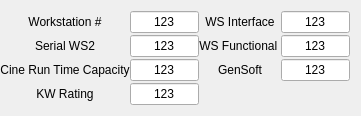
   <widget class="QWidget" name="gridLayoutWidget_4">
    <property name="geometry">
     <rect>
      <x>0</x>
      <y>280</y>
      <width>361</width>
      <height>100</height>
     </rect>
    </property>
    <layout class="QGridLayout" name="gridLayout_4" columnstretch="2,2,2,2">
     <property name="horizontalSpacing">
      <number>0</number>
     </property>
     <property name="verticalSpacing">
      <number>2</number>
     </property>
     <property name="leftMargin">
      <number>0</number>
     </property>
     <item row="1" column="2">
      <widget class="caLabel" name="calabel_42">
       <property name="text">
        <string>WS Functional </string>
       </property>
       <property name="alignment">
        <set>Qt::AlignCenter</set>
       </property>
       <property name="foreground">
        <color>
         <red>180</red>
         <green>180</green>
         <blue>180</blue>
        </color>
       </property>
       <property name="background">
        <color alpha="0">
         <red>160</red>
         <green>160</green>
         <blue>164</blue>
        </color>
       </property>
      </widget>
     </item>
     <item row="1" column="0">
      <widget class="caLabel" name="calabel_38">
       <property name="text">
        <string>Serial WS2</string>
       </property>
       <property name="alignment">
        <set>Qt::AlignCenter</set>
       </property>
       <property name="foreground">
        <color>
         <red>180</red>
         <green>180</green>
         <blue>180</blue>
        </color>
       </property>
       <property name="background">
        <color alpha="0">
         <red>160</red>
         <green>160</green>
         <blue>164</blue>
        </color>
       </property>
      </widget>
     </item>
     <item row="0" column="1">
      <widget class="caLineEdit" name="caLineEdit_15">
       <property name="text">
        <string>123</string>
       </property>
       <property name="alignment">
        <set>Qt::AlignAbsolute|Qt::AlignCenter|Qt::AlignHCenter|Qt::AlignVCenter</set>
       </property>
       <property name="channel" stdset="0">
        <string notr="true">$(P):GetWS</string>
       </property>
       <property name="foreground">
        <color>
         <red>195</red>
         <green>195</green>
         <blue>195</blue>
        </color>
       </property>
       <property name="background">
        <color>
         <red>58</red>
         <green>58</green>
         <blue>58</blue>
        </color>
       </property>
       <property name="colorMode">
        <enum>caLineEdit::Static</enum>
       </property>
       <property name="precision">
        <number>0</number>
       </property>
       <property name="fontScaleMode">
        <enum>caLineEdit::Height</enum>
       </property>
       <property name="formatType">
        <enum>caLineEdit::decimal</enum>
       </property>
      </widget>
     </item>
     <item row="2" column="1">
      <widget class="caLineEdit" name="caLineEdit_16">
       <property name="text">
        <string>123</string>
       </property>
       <property name="alignment">
        <set>Qt::AlignAbsolute|Qt::AlignCenter|Qt::AlignHCenter|Qt::AlignVCenter</set>
       </property>
       <property name="channel" stdset="0">
        <string notr="true">$(P):GetCineRunTime</string>
       </property>
       <property name="foreground">
        <color>
         <red>195</red>
         <green>195</green>
         <blue>195</blue>
        </color>
       </property>
       <property name="background">
        <color>
         <red>58</red>
         <green>58</green>
         <blue>58</blue>
        </color>
       </property>
       <property name="colorMode">
        <enum>caLineEdit::Static</enum>
       </property>
       <property name="precision">
        <number>0</number>
       </property>
       <property name="fontScaleMode">
        <enum>caLineEdit::Height</enum>
       </property>
       <property name="formatType">
        <enum>caLineEdit::decimal</enum>
       </property>
      </widget>
     </item>
     <item row="1" column="1">
      <widget class="caLineEdit" name="caLineEdit_20">
       <property name="text">
        <string>123</string>
       </property>
       <property name="alignment">
        <set>Qt::AlignAbsolute|Qt::AlignCenter|Qt::AlignHCenter|Qt::AlignVCenter</set>
       </property>
       <property name="channel" stdset="0">
        <string notr="true">$(P):GetSerial</string>
       </property>
       <property name="foreground">
        <color>
         <red>195</red>
         <green>195</green>
         <blue>195</blue>
        </color>
       </property>
       <property name="background">
        <color>
         <red>58</red>
         <green>58</green>
         <blue>58</blue>
        </color>
       </property>
       <property name="colorMode">
        <enum>caLineEdit::Static</enum>
       </property>
       <property name="precision">
        <number>0</number>
       </property>
       <property name="fontScaleMode">
        <enum>caLineEdit::Height</enum>
       </property>
       <property name="formatType">
        <enum>caLineEdit::decimal</enum>
       </property>
      </widget>
     </item>
     <item row="0" column="2">
      <widget class="caLabel" name="calabel_41">
       <property name="text">
        <string>WS Interface</string>
       </property>
       <property name="alignment">
        <set>Qt::AlignCenter</set>
       </property>
       <property name="foreground">
        <color>
         <red>180</red>
         <green>180</green>
         <blue>180</blue>
        </color>
       </property>
       <property name="background">
        <color alpha="0">
         <red>160</red>
         <green>160</green>
         <blue>164</blue>
        </color>
       </property>
      </widget>
     </item>
     <item row="2" column="2">
      <widget class="caLabel" name="calabel_43">
       <property name="text">
        <string>GenSoft</string>
       </property>
       <property name="alignment">
        <set>Qt::AlignCenter</set>
       </property>
       <property name="foreground">
        <color>
         <red>180</red>
         <green>180</green>
         <blue>180</blue>
        </color>
       </property>
       <property name="background">
        <color alpha="0">
         <red>160</red>
         <green>160</green>
         <blue>164</blue>
        </color>
       </property>
      </widget>
     </item>
     <item row="2" column="0">
      <widget class="caLabel" name="calabel_37">
       <property name="text">
        <string>Cine Run Time Capacity</string>
       </property>
       <property name="alignment">
        <set>Qt::AlignCenter</set>
       </property>
       <property name="foreground">
        <color>
         <red>180</red>
         <green>180</green>
         <blue>180</blue>
        </color>
       </property>
       <property name="background">
        <color alpha="0">
         <red>160</red>
         <green>160</green>
         <blue>164</blue>
        </color>
       </property>
      </widget>
     </item>
     <item row="1" column="3">
      <widget class="caLineEdit" name="caLineEdit_28">
       <property name="text">
        <string>123</string>
       </property>
       <property name="alignment">
        <set>Qt::AlignAbsolute|Qt::AlignCenter|Qt::AlignHCenter|Qt::AlignVCenter</set>
       </property>
       <property name="channel" stdset="0">
        <string notr="true">$(P):GetWF</string>
       </property>
       <property name="foreground">
        <color>
         <red>195</red>
         <green>195</green>
         <blue>195</blue>
        </color>
       </property>
       <property name="background">
        <color>
         <red>58</red>
         <green>58</green>
         <blue>58</blue>
        </color>
       </property>
       <property name="colorMode">
        <enum>caLineEdit::Static</enum>
       </property>
       <property name="precision">
        <number>0</number>
       </property>
       <property name="fontScaleMode">
        <enum>caLineEdit::Height</enum>
       </property>
       <property name="formatType">
        <enum>caLineEdit::decimal</enum>
       </property>
      </widget>
     </item>
     <item row="2" column="3">
      <widget class="caLineEdit" name="caLineEdit_29">
       <property name="text">
        <string>123</string>
       </property>
       <property name="alignment">
        <set>Qt::AlignAbsolute|Qt::AlignCenter|Qt::AlignHCenter|Qt::AlignVCenter</set>
       </property>
       <property name="channel" stdset="0">
        <string notr="true">$(P):GetSoftware</string>
       </property>
       <property name="foreground">
        <color>
         <red>195</red>
         <green>195</green>
         <blue>195</blue>
        </color>
       </property>
       <property name="background">
        <color>
         <red>58</red>
         <green>58</green>
         <blue>58</blue>
        </color>
       </property>
       <property name="colorMode">
        <enum>caLineEdit::Static</enum>
       </property>
       <property name="precision">
        <number>0</number>
       </property>
       <property name="fontScaleMode">
        <enum>caLineEdit::Height</enum>
       </property>
       <property name="formatType">
        <enum>caLineEdit::decimal</enum>
       </property>
      </widget>
     </item>
     <item row="0" column="3">
      <widget class="caLineEdit" name="caLineEdit_27">
       <property name="text">
        <string>123</string>
       </property>
       <property name="alignment">
        <set>Qt::AlignAbsolute|Qt::AlignCenter|Qt::AlignHCenter|Qt::AlignVCenter</set>
       </property>
       <property name="channel" stdset="0">
        <string notr="true">$(P):GetWI</string>
       </property>
       <property name="foreground">
        <color>
         <red>195</red>
         <green>195</green>
         <blue>195</blue>
        </color>
       </property>
       <property name="background">
        <color>
         <red>58</red>
         <green>58</green>
         <blue>58</blue>
        </color>
       </property>
       <property name="colorMode">
        <enum>caLineEdit::Static</enum>
       </property>
       <property name="precision">
        <number>0</number>
       </property>
       <property name="fontScaleMode">
        <enum>caLineEdit::Height</enum>
       </property>
       <property name="formatType">
        <enum>caLineEdit::decimal</enum>
       </property>
      </widget>
     </item>
     <item row="3" column="0">
      <widget class="caLabel" name="calabel_45">
       <property name="text">
        <string>KW Rating</string>
       </property>
       <property name="alignment">
        <set>Qt::AlignCenter</set>
       </property>
       <property name="foreground">
        <color>
         <red>180</red>
         <green>180</green>
         <blue>180</blue>
        </color>
       </property>
       <property name="background">
        <color alpha="0">
         <red>160</red>
         <green>160</green>
         <blue>164</blue>
        </color>
       </property>
       <property name="visibility">
        <enum>caLabel::StaticV</enum>
       </property>
      </widget>
     </item>
     <item row="3" column="1">
      <widget class="caLineEdit" name="caLineEdit_30">
       <property name="text">
        <string>123</string>
       </property>
       <property name="alignment">
        <set>Qt::AlignAbsolute|Qt::AlignCenter|Qt::AlignHCenter|Qt::AlignVCenter</set>
       </property>
       <property name="channel" stdset="0">
        <string notr="true">$(P):GetKWRating</string>
       </property>
       <property name="foreground">
        <color>
         <red>195</red>
         <green>195</green>
         <blue>195</blue>
        </color>
       </property>
       <property name="background">
        <color>
         <red>58</red>
         <green>58</green>
         <blue>58</blue>
        </color>
       </property>
       <property name="colorMode">
        <enum>caLineEdit::Static</enum>
       </property>
       <property name="precision">
        <number>0</number>
       </property>
       <property name="fontScaleMode">
        <enum>caLineEdit::Height</enum>
       </property>
       <property name="formatType">
        <enum>caLineEdit::decimal</enum>
       </property>
      </widget>
     </item>
     <item row="0" column="0">
      <widget class="caLabel" name="calabel_48">
       <property name="text">
        <string>Workstation #</string>
       </property>
       <property name="alignment">
        <set>Qt::AlignCenter</set>
       </property>
       <property name="foreground">
        <color>
         <red>180</red>
         <green>180</green>
         <blue>180</blue>
        </color>
       </property>
       <property name="background">
        <color alpha="0">
         <red>160</red>
         <green>160</green>
         <blue>164</blue>
        </color>
       </property>
      </widget>
     </item>
    </layout>
   </widget>
